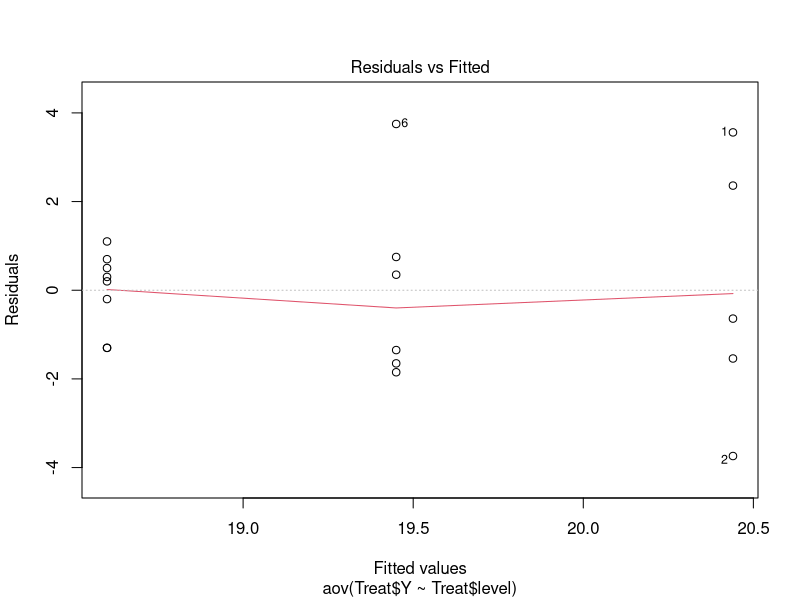
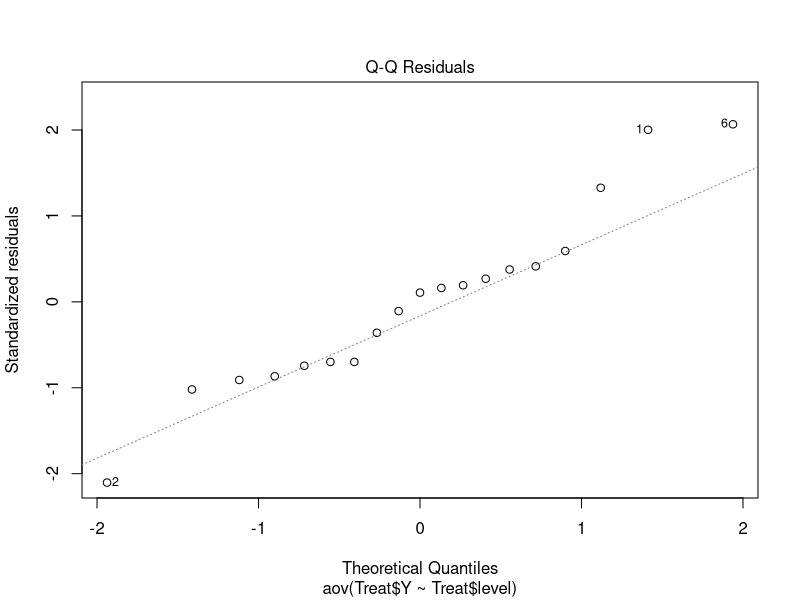
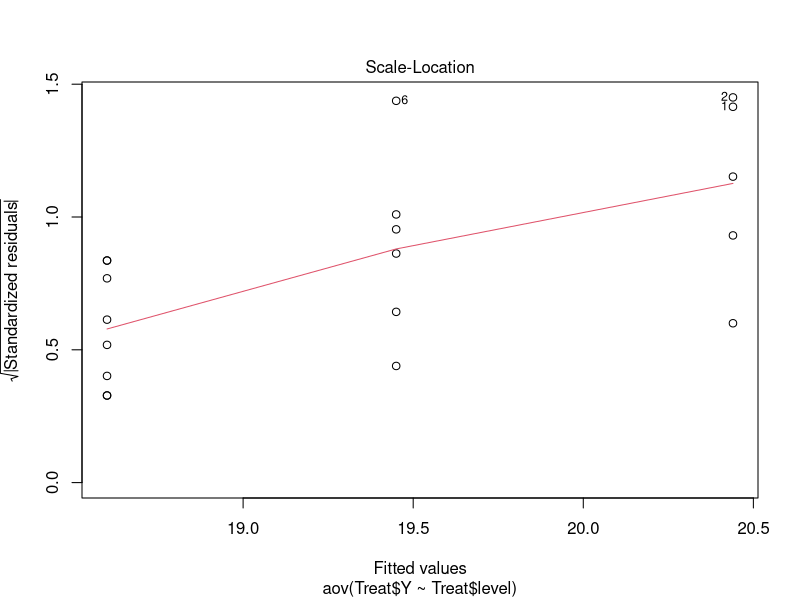
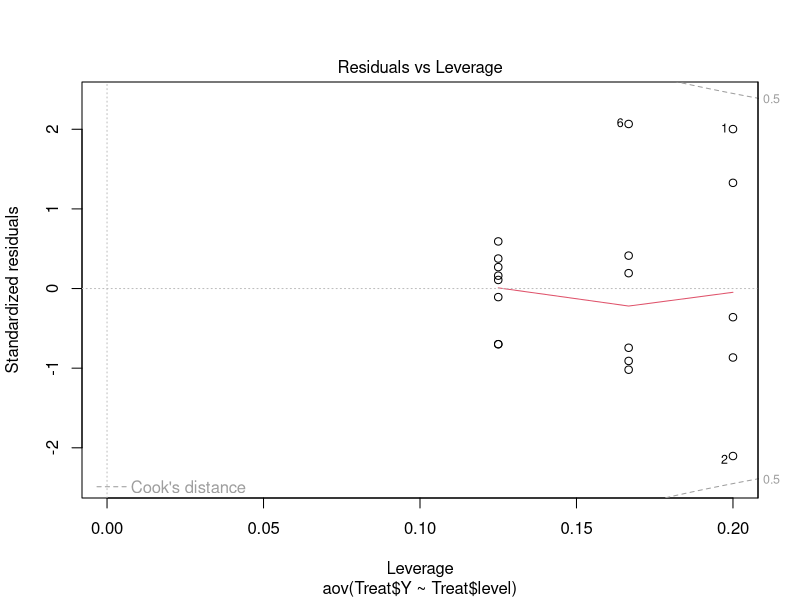

These figures' R source, in order:
## ---- chunk 1
rm(list=ls(all=TRUE))
## ---- chunk 2
Treat = data.frame(Y = c(24,16.7,22.8,19.8,18.9,23.2,19.8,18.1,17.6,20.2,17.8,18.4,19.1,17.3,17.3,19.7,18.9,18.8,19.3), level = c("1","1","1","1","1","2","2","2","2","2","2","3","3","3","3","3","3","3","3"))
## ---- chunk 3
#ANOVA
aov.model <- aov(Treat$Y ~ Treat$level)
summary(aov.model)
aov.model$coefficients

plot(aov.model) #plotting ANOVA diagnostics
## ---- chunk 4
# perform KW test
kruskal.test(Y ~ level, data = Treat)

